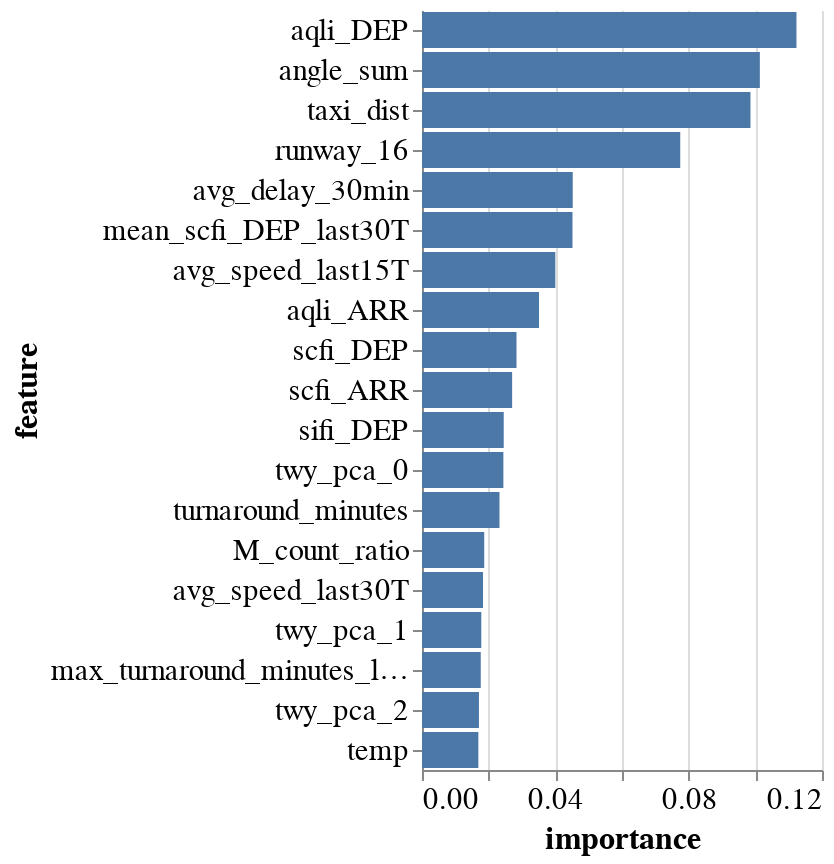
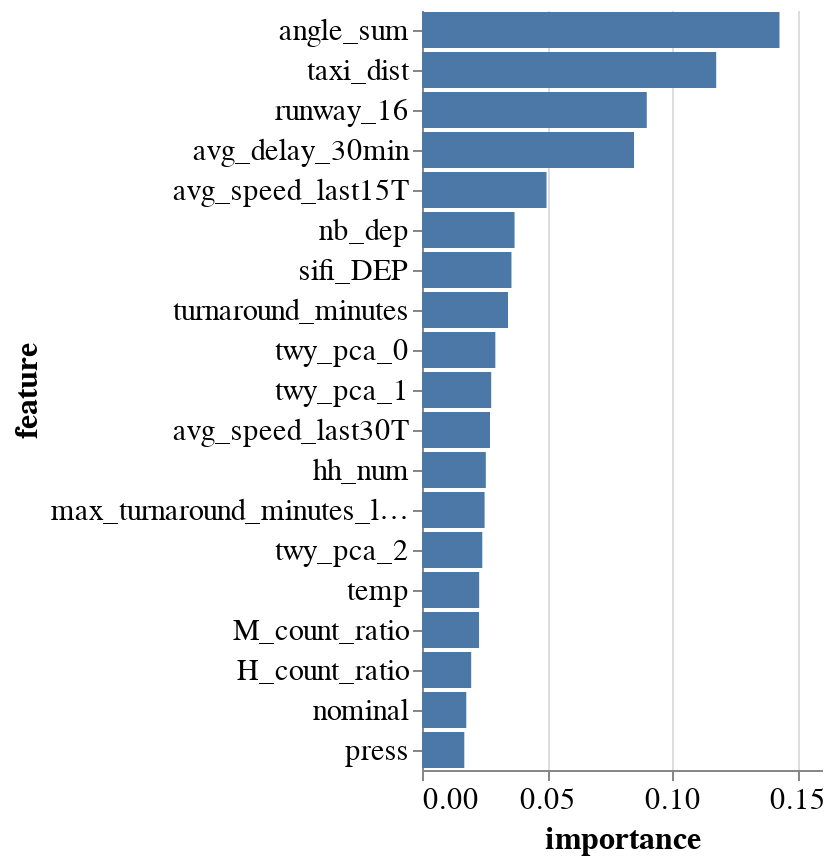
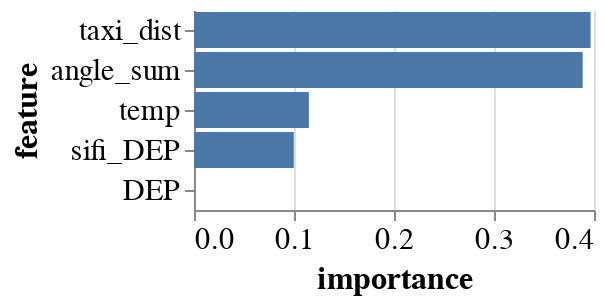
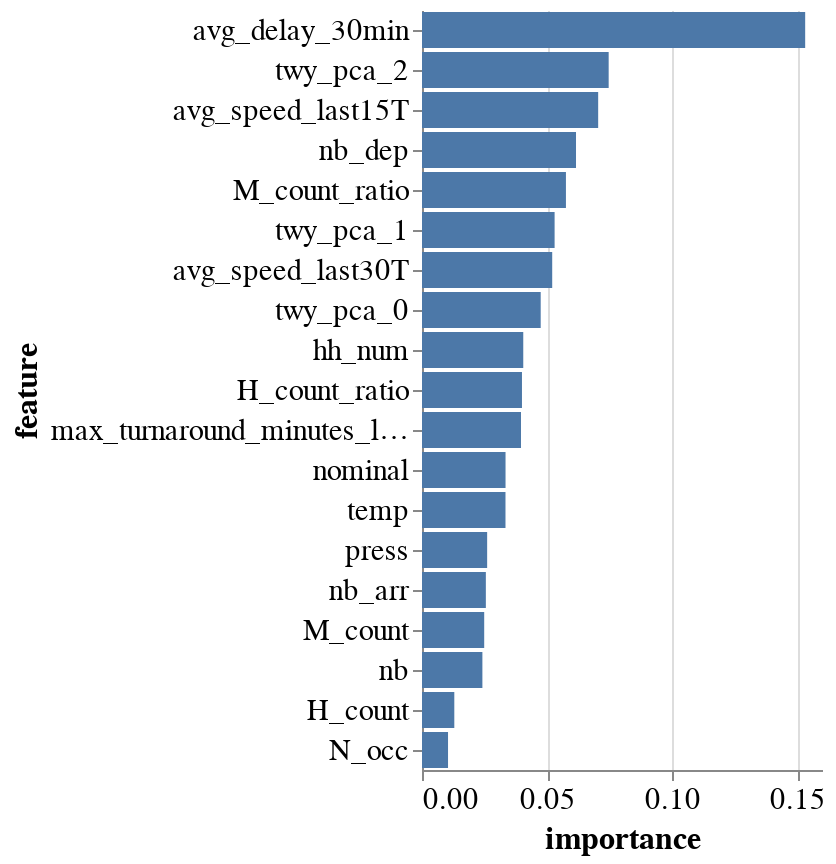

Write notebook code for charts like these, in order.
### Code cell
base_dir = "../prediction_results/"
df_res = pd.DataFrame()
target_col = "taxi_holding_time_minutes"
# avg_delay_in30min   real_dur_minutes taxi_holding_time_minutes


for i, (set_name, features) in enumerate(main_feature_sets.items()):
    test_name = f"01bis{i}_{target_col}_{set_name}/"
    res, labels_test, predicted, clf = train_rf(
        dep_arr_df,
        features,
        target_col,
        query=query_incomplete_flights,
        dirname=base_dir + test_name,
        dropna=False,
    )
    d_res = res._asdict()
    d_res["name"] = test_name
    df_res = df_res.append(d_res, ignore_index=True)

tolatex = df_res.transpose()
tolatex.columns = tolatex.loc["name"]
print(tolatex.to_latex())

df_res_taxiouttime = df_res

### Figure 1 — Vega-Lite specification as saved in the notebook (floating-point values rounded to 4 significant figures)
{"config": {"view": {"continuousWidth": 400, "continuousHeight": 300, "stroke": null}, "axis": {"labelFont": "Ubuntu", "labelFontSize": 15, "titleFont": "Fira Sans", "titleFontSize": 16}, "header": {"labelFont": "Ubuntu", "labelFontSize": 18, "labelOrient": "top"}, "legend": {"labelFont": "Ubuntu", "labelFontSize": 14, "orient": "bottom", "titleFontSize": 14}, "title": {"anchor": "start", "dy": -10, "font": "Fira Sans", "fontSize": 18}}, "data": {"name": "data-d39ab3ed7b4639d9fc939be150ce6479"}, "mark": "bar", "encoding": {"x": {"type": "quantitative", "field": "importance"}, "y": {"type": "nominal", "field": "feature", "sort": "-x"}}, "transform": [{"window": [{"op": "rank", "field": "importance", "as": "rank"}], "sort": [{"field": "importance", "order": "descending"}]}, {"filter": "(datum.rank < 20)"}], "width": 200, "$schema": "https://vega.github.io/schema/vega-lite/v4.8.1.json", "datasets": {"data-d39ab3ed7b4639d9fc939be150ce6479": [{"feature": "DEP", "importance": 0.0}, {"feature": "sifi_ARR", "importance": 0.0}, {"feature": "mean_sifi_ARR_last30T", "importance": 0.0}, {"feature": "config_NORTH1", "importance": 7.481e-06}, {"feature": "L/M", "importance": 3.105e-05}, {"feature": "P_occ", "importance": 0.0001618}, {"feature": "atmap_danger", "importance": 0.00019}, {"feature": "atmap_wind", "importance": 0.000279}, {"feature": "L_occ", "importance": 0.000289}, {"feature": "R_occ", "importance": 0.0003156}, {"feature": "config_NORTH0", "importance": 0.0004065}, {"feature": "config_EAST", "importance": 0.0004823}, {"feature": "runway_14", "importance": 0.0005237}, {"feature": "atmap_visibility", "importance": 0.0005378}, {"feature": "Y_occ", "importance": 0.0005705}, {"feature": "L/M_count_ratio", "importance": 0.0006104}, {"feature": "atmap_freezing", "importance": 0.0006305}, {"feature": "runway_32", "importance": 0.0006476}, {"feature": "L_count", "importance": 0.0006821}, {"feature": "M_occ", "importance": 0.0008747}, {"feature": "L/M_count", "importance": 0.0009481}, {"feature": "runway_34", "importance": 0.001035}, {"feature": "M", "importance": 0.001132}, {"feature": "atmap_precipitation", "importance": 0.001138}, {"feature": "config_SOUTH", "importance": 0.001168}, {"feature": "H", "importance": 0.001376}, {"feature": "disrupted", "importance": 0.001407}, {"feature": "G_occ", "importance": 0.00149}, {"feature": "runway_28", "importance": 0.001592}, {"feature": "C_occ", "importance": 0.001648}, {"feature": "busy", "importance": 0.001752}, {"feature": "D_occ", "importance": 0.001793}, {"feature": "atmap_score", "importance": 0.0019}, {"feature": "H_occ", "importance": 0.00202}, {"feature": "B_occ", "importance": 0.002023}, {"feature": "J_occ", "importance": 0.002105}, {"feature": "N_occ", "importance": 0.00214}, {"feature": "runway_10", "importance": 0.002272}, {"feature": "F_occ", "importance": 0.002726}, {"feature": "Z_occ", "importance": 0.00277}, {"feature": "not_nom_arrival_ratio", "importance": 0.003011}, {"feature": "K_occ", "importance": 0.003522}, {"feature": "A_occ", "importance": 0.003764}, {"feature": "E_occ", "importance": 0.003771}, {"feature": "L_count_ratio", "importance": 0.00405}, {"feature": "H_count", "importance": 0.005087}, {"feature": "mean_scfi_ARR_last30T", "importance": 0.008079}, {"feature": "mean_aqli_ARR_last30T", "importance": 0.008315}, {"feature": "nb_arr", "importance": 0.00929}, {"feature": "M_count", "importance": 0.009349}, {"feature": "L", "importance": 0.009456}, {"feature": "nominal", "importance": 0.009804}, {"feature": "mean_aqli_DEP_last30T", "importance": 0.01014}, {"feature": "press", "importance": 0.01073}, {"feature": "nb", "importance": 0.01123}, {"feature": "H_count_ratio", "importance": 0.0138}, {"feature": "mean_sifi_DEP_last30T", "importance": 0.01453}, {"feature": "hh_num", "importance": 0.01453}, {"feature": "nb_dep", "importance": 0.01676}, {"feature": "temp", "importance": 0.01691}, {"feature": "twy_pca_2", "importance": 0.01708}, {"feature": "max_turnaround_minutes_last30T", "importance": 0.01763}, {"feature": "twy_pca_1", "importance": 0.01779}, {"feature": "avg_speed_last30T", "importance": 0.0183}, {"feature": "M_count_ratio", "importance": 0.01866}, {"feature": "turnaround_minutes", "importance": 0.02324}, {"feature": "twy_pca_0", "importance": 0.02441}, {"feature": "sifi_DEP", "importance": 0.02452}, {"feature": "scfi_ARR", "importance": 0.02704}, {"feature": "scfi_DEP", "importance": 0.02835}, {"feature": "aqli_ARR", "importance": 0.0351}, {"feature": "avg_speed_last15T", "importance": 0.04}, {"feature": "mean_scfi_DEP_last30T", "importance": 0.04515}, {"feature": "avg_delay_30min", "importance": 0.04522}, {"feature": "runway_16", "importance": 0.07748}, {"feature": "taxi_dist", "importance": 0.09854}, {"feature": "angle_sum", "importance": 0.1014}, {"feature": "aqli_DEP", "importance": 0.1123}]}}

### Figure 2 — Vega-Lite specification as saved in the notebook (floating-point values rounded to 4 significant figures)
{"config": {"view": {"continuousWidth": 400, "continuousHeight": 300, "stroke": null}, "axis": {"labelFont": "Ubuntu", "labelFontSize": 15, "titleFont": "Fira Sans", "titleFontSize": 16}, "header": {"labelFont": "Ubuntu", "labelFontSize": 18, "labelOrient": "top"}, "legend": {"labelFont": "Ubuntu", "labelFontSize": 14, "orient": "bottom", "titleFontSize": 14}, "title": {"anchor": "start", "dy": -10, "font": "Fira Sans", "fontSize": 18}}, "data": {"name": "data-371561827b8cb8b3e927c4ce6e111204"}, "mark": "bar", "encoding": {"x": {"type": "quantitative", "field": "importance"}, "y": {"type": "nominal", "field": "feature", "sort": "-x"}}, "transform": [{"window": [{"op": "rank", "field": "importance", "as": "rank"}], "sort": [{"field": "importance", "order": "descending"}]}, {"filter": "(datum.rank < 20)"}], "width": 200, "$schema": "https://vega.github.io/schema/vega-lite/v4.8.1.json", "datasets": {"data-371561827b8cb8b3e927c4ce6e111204": [{"feature": "DEP", "importance": 0.0}, {"feature": "sifi_ARR", "importance": 0.0}, {"feature": "L/M", "importance": 1.977e-05}, {"feature": "atmap_danger", "importance": 0.0002258}, {"feature": "config_NORTH1", "importance": 0.0002306}, {"feature": "P_occ", "importance": 0.000281}, {"feature": "atmap_wind", "importance": 0.0002861}, {"feature": "L_occ", "importance": 0.0004786}, {"feature": "config_NORTH0", "importance": 0.0005265}, {"feature": "atmap_freezing", "importance": 0.0005554}, {"feature": "config_EAST", "importance": 0.0006449}, {"feature": "L_count", "importance": 0.0006692}, {"feature": "atmap_visibility", "importance": 0.0006713}, {"feature": "runway_14", "importance": 0.0008722}, {"feature": "runway_32", "importance": 0.00116}, {"feature": "runway_34", "importance": 0.001178}, {"feature": "M_occ", "importance": 0.001195}, {"feature": "L/M_count", "importance": 0.001264}, {"feature": "R_occ", "importance": 0.001308}, {"feature": "disrupted", "importance": 0.001427}, {"feature": "Y_occ", "importance": 0.001544}, {"feature": "H", "importance": 0.001587}, {"feature": "M", "importance": 0.001681}, {"feature": "G_occ", "importance": 0.001806}, {"feature": "Z_occ", "importance": 0.00195}, {"feature": "N_occ", "importance": 0.002003}, {"feature": "config_SOUTH", "importance": 0.002045}, {"feature": "atmap_precipitation", "importance": 0.002062}, {"feature": "D_occ", "importance": 0.002086}, {"feature": "C_occ", "importance": 0.002243}, {"feature": "busy", "importance": 0.002467}, {"feature": "L/M_count_ratio", "importance": 0.002491}, {"feature": "J_occ", "importance": 0.002742}, {"feature": "runway_10", "importance": 0.002857}, {"feature": "atmap_score", "importance": 0.002894}, {"feature": "B_occ", "importance": 0.002922}, {"feature": "runway_28", "importance": 0.002923}, {"feature": "H_occ", "importance": 0.003271}, {"feature": "not_nom_arrival_ratio", "importance": 0.003773}, {"feature": "F_occ", "importance": 0.004369}, {"feature": "K_occ", "importance": 0.004566}, {"feature": "A_occ", "importance": 0.004574}, {"feature": "L_count_ratio", "importance": 0.006606}, {"feature": "E_occ", "importance": 0.006849}, {"feature": "H_count", "importance": 0.008143}, {"feature": "L", "importance": 0.009974}, {"feature": "nb", "importance": 0.01413}, {"feature": "M_count", "importance": 0.01475}, {"feature": "nb_arr", "importance": 0.01637}, {"feature": "press", "importance": 0.01692}, {"feature": "nominal", "importance": 0.01771}, {"feature": "H_count_ratio", "importance": 0.01968}, {"feature": "M_count_ratio", "importance": 0.02282}, {"feature": "temp", "importance": 0.02287}, {"feature": "twy_pca_2", "importance": 0.02412}, {"feature": "max_turnaround_minutes_last30T", "importance": 0.02504}, {"feature": "hh_num", "importance": 0.02553}, {"feature": "avg_speed_last30T", "importance": 0.0272}, {"feature": "twy_pca_1", "importance": 0.02768}, {"feature": "twy_pca_0", "importance": 0.02934}, {"feature": "turnaround_minutes", "importance": 0.0344}, {"feature": "sifi_DEP", "importance": 0.03579}, {"feature": "nb_dep", "importance": 0.03702}, {"feature": "avg_speed_last15T", "importance": 0.04981}, {"feature": "avg_delay_30min", "importance": 0.08482}, {"feature": "runway_16", "importance": 0.08991}, {"feature": "taxi_dist", "importance": 0.1177}, {"feature": "angle_sum", "importance": 0.143}]}}

### Figure 3 — Vega-Lite specification as saved in the notebook (floating-point values rounded to 4 significant figures)
{"config": {"view": {"continuousWidth": 400, "continuousHeight": 300, "stroke": null}, "axis": {"labelFont": "Ubuntu", "labelFontSize": 15, "titleFont": "Fira Sans", "titleFontSize": 16}, "header": {"labelFont": "Ubuntu", "labelFontSize": 18, "labelOrient": "top"}, "legend": {"labelFont": "Ubuntu", "labelFontSize": 14, "orient": "bottom", "titleFontSize": 14}, "title": {"anchor": "start", "dy": -10, "font": "Fira Sans", "fontSize": 18}}, "data": {"name": "data-6c5637edb71d563f7dc8296c72742487"}, "mark": "bar", "encoding": {"x": {"type": "quantitative", "field": "importance"}, "y": {"type": "nominal", "field": "feature", "sort": "-x"}}, "transform": [{"window": [{"op": "rank", "field": "importance", "as": "rank"}], "sort": [{"field": "importance", "order": "descending"}]}, {"filter": "(datum.rank < 20)"}], "width": 200, "$schema": "https://vega.github.io/schema/vega-lite/v4.8.1.json", "datasets": {"data-6c5637edb71d563f7dc8296c72742487": [{"feature": "DEP", "importance": 0.0}, {"feature": "sifi_DEP", "importance": 0.09979}, {"feature": "temp", "importance": 0.1149}, {"feature": "angle_sum", "importance": 0.3887}, {"feature": "taxi_dist", "importance": 0.3966}]}}

### Figure 4 — Vega-Lite specification as saved in the notebook (floating-point values rounded to 4 significant figures)
{"config": {"view": {"continuousWidth": 400, "continuousHeight": 300, "stroke": null}, "axis": {"labelFont": "Ubuntu", "labelFontSize": 15, "titleFont": "Fira Sans", "titleFontSize": 16}, "header": {"labelFont": "Ubuntu", "labelFontSize": 18, "labelOrient": "top"}, "legend": {"labelFont": "Ubuntu", "labelFontSize": 14, "orient": "bottom", "titleFontSize": 14}, "title": {"anchor": "start", "dy": -10, "font": "Fira Sans", "fontSize": 18}}, "data": {"name": "data-1846a10a8c9beaf21d36cae34d61168a"}, "mark": "bar", "encoding": {"x": {"type": "quantitative", "field": "importance"}, "y": {"type": "nominal", "field": "feature", "sort": "-x"}}, "transform": [{"window": [{"op": "rank", "field": "importance", "as": "rank"}], "sort": [{"field": "importance", "order": "descending"}]}, {"filter": "(datum.rank < 20)"}], "width": 200, "$schema": "https://vega.github.io/schema/vega-lite/v4.8.1.json", "datasets": {"data-1846a10a8c9beaf21d36cae34d61168a": [{"feature": "P_occ", "importance": 0.0003018}, {"feature": "config_EAST", "importance": 0.0006425}, {"feature": "atmap_wind", "importance": 0.0006475}, {"feature": "atmap_danger", "importance": 0.0007631}, {"feature": "config_NORTH1", "importance": 0.0007777}, {"feature": "config_NORTH0", "importance": 0.000849}, {"feature": "L_count", "importance": 0.000932}, {"feature": "L_occ", "importance": 0.000978}, {"feature": "atmap_freezing", "importance": 0.00114}, {"feature": "atmap_visibility", "importance": 0.001199}, {"feature": "config_SOUTH", "importance": 0.002142}, {"feature": "atmap_precipitation", "importance": 0.002505}, {"feature": "Y_occ", "importance": 0.002693}, {"feature": "busy", "importance": 0.002713}, {"feature": "M_occ", "importance": 0.002784}, {"feature": "G_occ", "importance": 0.003035}, {"feature": "R_occ", "importance": 0.00306}, {"feature": "disrupted", "importance": 0.003142}, {"feature": "Z_occ", "importance": 0.003215}, {"feature": "L/M_count", "importance": 0.003883}, {"feature": "C_occ", "importance": 0.004212}, {"feature": "D_occ", "importance": 0.004252}, {"feature": "L/M_count_ratio", "importance": 0.004291}, {"feature": "B_occ", "importance": 0.00477}, {"feature": "atmap_score", "importance": 0.004871}, {"feature": "J_occ", "importance": 0.005173}, {"feature": "H_occ", "importance": 0.005195}, {"feature": "not_nom_arrival_ratio", "importance": 0.005229}, {"feature": "E_occ", "importance": 0.007565}, {"feature": "F_occ", "importance": 0.007645}, {"feature": "A_occ", "importance": 0.008104}, {"feature": "K_occ", "importance": 0.009875}, {"feature": "L_count_ratio", "importance": 0.01035}, {"feature": "N_occ", "importance": 0.01041}, {"feature": "H_count", "importance": 0.01292}, {"feature": "nb", "importance": 0.02415}, {"feature": "M_count", "importance": 0.02488}, {"feature": "nb_arr", "importance": 0.02554}, {"feature": "press", "importance": 0.02606}, {"feature": "temp", "importance": 0.0334}, {"feature": "nominal", "importance": 0.03342}, {"feature": "max_turnaround_minutes_last30T", "importance": 0.0396}, {"feature": "H_count_ratio", "importance": 0.03999}, {"feature": "hh_num", "importance": 0.0405}, {"feature": "twy_pca_0", "importance": 0.04748}, {"feature": "avg_speed_last30T", "importance": 0.05208}, {"feature": "twy_pca_1", "importance": 0.05304}, {"feature": "M_count_ratio", "importance": 0.05758}, {"feature": "nb_dep", "importance": 0.0616}, {"feature": "avg_speed_last15T", "importance": 0.07047}, {"feature": "twy_pca_2", "importance": 0.07467}, {"feature": "avg_delay_30min", "importance": 0.1533}]}}
